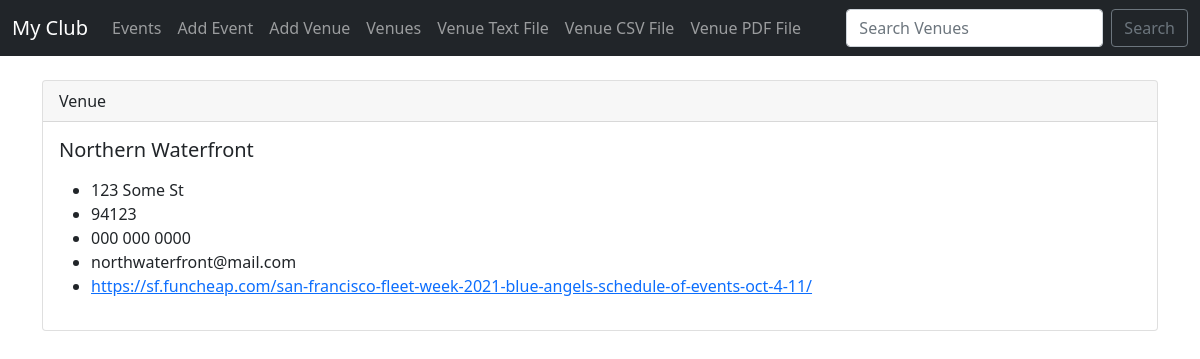
Page /show_venue/1 on the committed database.
### events/models.py (models this page shows)
class Venue(models.Model):
    name = models.CharField('Venue Name', max_length=120)
    address = models.CharField(max_length=300)
    zip_code = models.CharField('Zip Code', max_length=15)
    phone = models.CharField('Contact Phone', max_length=25, blank=True)
    web = models.URLField('Website Address', blank=True)
    email_address = models.EmailField('Email Address', blank=True)
    def __str__(self):
        return self.name

### events/views.py (the view)
# urls.py: path('show_venue/<venue_id>', views.show_venue, name="show-venue"),
def show_venue(request, venue_id):
    venue = Venue.objects.get(pk=venue_id)
    return render(request,
        'events/show_venue.html', {
        "venue": venue})

### events/templates/events/show_venue.html
{% extends 'events/base.html' %}
{% block content %}
    <div class="card">
      <div class="card-header">
        Venue
      </div>
      <div class="card-body">
        <h5 class="card-title">{{ venue }}</h5>
        <p class="card-text">
          <ul>
            <li>{{ venue.address }}</li>
            <li>{{ venue.zip_code }}</li>
            <li>{{ venue.phone }}</li>
            <li>{{ venue.email_address }}</li>
            <li><a href="{{ venue.web }}">{{ venue.web }}</a></li>
          </ul>
        </p>
      </div>
    </div>
{% endblock %}

### rows in the picture
Venue: name "Northern Waterfront", address "123 Some St", zip_code "94123", phone "000 000 0000", email_address "northwaterfront@mail.com", web "https://sf.funcheap.com/san-francisco-fleet-week-2021-blue-angels-schedule-of-events-oct-4-11/"
